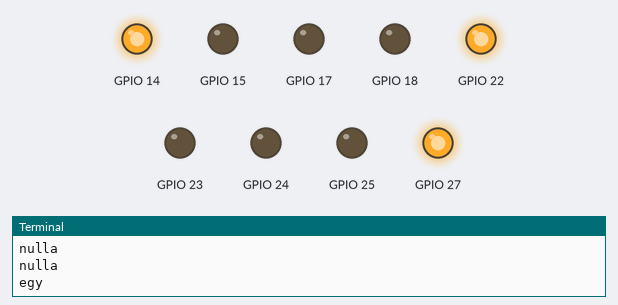
The program below on a simulated Raspberry Pi (BCM pin numbers). Parts: output pins drawn as LEDs (lit = HIGH), the last lines printed to the terminal. At 11.2 s the program stops and its outputs stay as they are.

Above: at 0.25 s.
At 1.55 s:
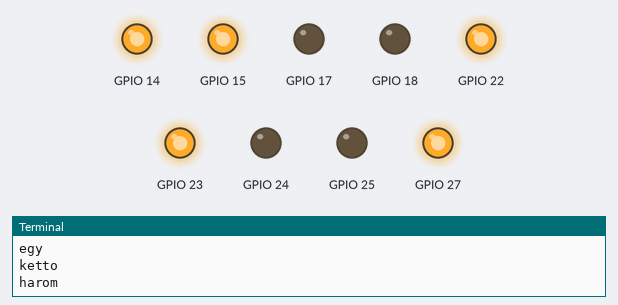
At 2.95 s:
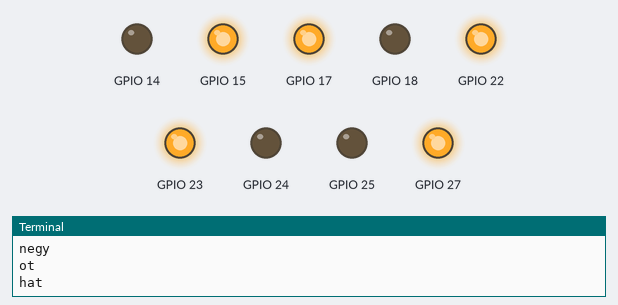
At 5.65 s:
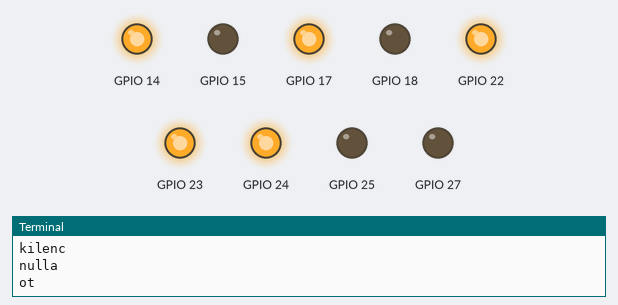
At 8.26 s:
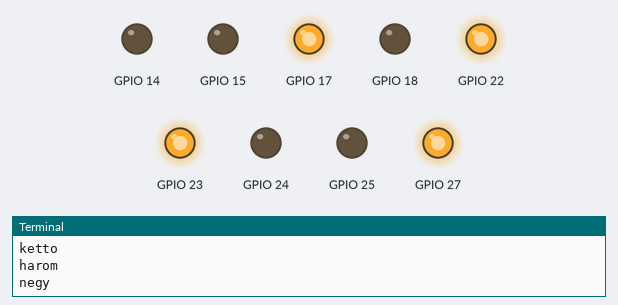
At 11.1 s:
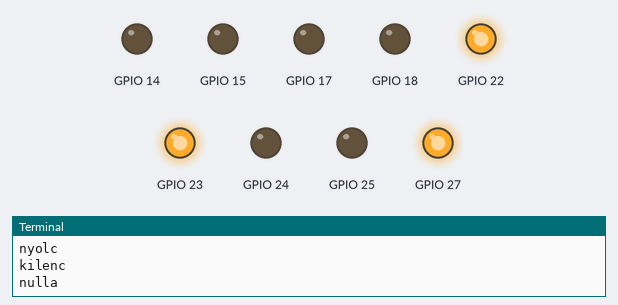
Timing chart, 0 to 12.6 s (numbered marks = the images above):
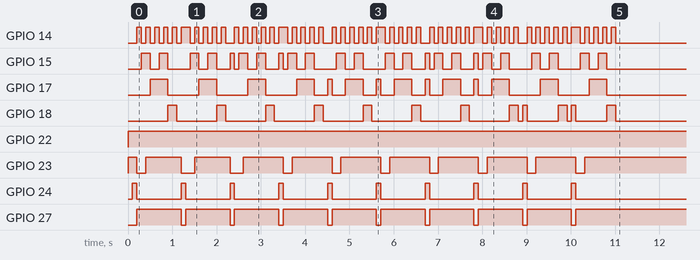

Measured:
- by itself, GPIO 17: LOW → HIGH at 0.50 s, → LOW 0.40 s later, → HIGH 0.70 s later, → LOW 0.40 s later, … (28 changes in this stretch)
- by itself, GPIO 18: repeats every 1.1 s: HIGH 0.20 s, LOW 0.10 s, HIGH 0.10 s, LOW 0.70 s
- by itself, GPIO 22: LOW → HIGH at 0.00 s
- by itself, GPIO 23: moves between LOW and HIGH, repeating every 3.3 s
- by itself, GPIO 24: alternates HIGH for 0.10 s and LOW for 1.0 s, 20 changes in all, then stays LOW
- by itself, GPIO 27: alternates HIGH for 1.0 s and LOW for 0.10 s, 19 changes in all, then stays HIGH
- by itself, GPIO 14: repeats every 2.2 s: 4 × (LOW 0.10 s, HIGH 0.10 s), LOW 0.10 s, HIGH 0.20 s, 4 × (LOW 0.10 s, HIGH 0.10 s), LOW 0.20 s, HIGH 0.10 s
- by itself, GPIO 15: repeats every 4.4 s: LOW 0.20 s, HIGH 0.20 s, LOW 0.50 s, HIGH 0.20 s, LOW 0.20 s, HIGH 0.20 s, LOW 0.30 s, HIGH 0.10 s, LOW 0.10 s, HIGH 0.20 s, LOW 0.20 s, HIGH 0.20 s, LOW 0.30 s, HIGH 0.10 s, LOW 0.10 s, HIGH 0.20 s, LOW 0.20 s, HIGH 0.20 s, LOW 0.50 s, HIGH 0.20 s

The program:

kettoszamjegy.py
```python
import RPi.GPIO as GPIO
import time

sleep=0.1
i=2
GPIO.setwarnings(False)
GPIO.setmode(GPIO.BCM)
GPIO.setup(14, GPIO.OUT) # A
GPIO.setup(15, GPIO.OUT) # B
GPIO.setup(17, GPIO.OUT) # C
GPIO.setup(18, GPIO.OUT) # D
GPIO.setup(22, GPIO.OUT) # DP
GPIO.setup(23, GPIO.OUT) # BL
GPIO.setup(27, GPIO.OUT) # LS
GPIO.setup(24, GPIO.OUT) # LS2
GPIO.setup(25, GPIO.OUT) # BL2

#kijelzo1
GPIO.output(27, 0) #datatilt
GPIO.output(23, 1)

#kijelzo2
GPIO.output(24, 0) #datatilt
GPIO.output(25, 0)

def nulla():
# 0
	print("nulla")
	GPIO.output(14, 0)
	GPIO.output(15, 0)
	GPIO.output(17, 0)
	GPIO.output(18, 0)
	GPIO.output(22, 1)
	time.sleep(sleep)
	return;

def egy():
# 1
	print("egy")
	GPIO.output(14, 1)
	GPIO.output(15, 0)
	GPIO.output(17, 0)
	GPIO.output(18, 0)
	GPIO.output(22, 1)
	GPIO.output(23, 0)
	time.sleep(sleep)
	return;

def ketto():
# 2
	print("ketto")
	GPIO.output(14, 0)
	GPIO.output(15, 1)
	GPIO.output(17, 0)
	GPIO.output(18, 0)
	GPIO.output(22, 1)
	GPIO.output(23, 0)
	time.sleep(sleep)
	return;

def harom():
# 3
	print("harom")
	GPIO.output(14, 1)
	GPIO.output(15, 1)
	GPIO.output(17, 0)
	GPIO.output(18, 0)
	GPIO.output(22, 1)
	GPIO.output(23, 1)
	time.sleep(sleep)
	return;

def negy():
# 4
	print("negy")
	GPIO.output(14, 0)
	GPIO.output(15, 0)
	GPIO.output(17, 1)
	GPIO.output(18, 0)
	GPIO.output(22, 1)
	time.sleep(sleep)
	return;

def ot():
# 5
	print("ot")
	GPIO.output(14, 1)
	GPIO.output(15, 0)
	GPIO.output(17, 1)
	GPIO.output(18, 0)
	GPIO.output(22, 1)
	time.sleep(sleep)
	return;

def hat():
# 6
	print("hat")
	GPIO.output(14, 0)
	GPIO.output(15, 1)
	GPIO.output(17, 1)
	GPIO.output(18, 0)
	GPIO.output(22, 1)
	time.sleep(sleep)
	return;

def het():
# 7
	print("het")
	GPIO.output(14, 1)
	GPIO.output(15, 1)
	GPIO.output(17, 1)
	GPIO.output(18, 0)
	GPIO.output(22, 1)
	time.sleep(sleep)
	return;

def nyolc():
# 8
	print("nyolc")
	GPIO.output(14, 0)
	GPIO.output(15, 0)
	GPIO.output(17, 0)
	GPIO.output(18, 1)
	GPIO.output(22, 1)
	time.sleep(sleep)
	return;

def kilenc():
# 9
	print("kilenc")
	GPIO.output(14, 1)
	GPIO.output(15, 0)
	GPIO.output(17, 0)
	GPIO.output(18, 1)
	GPIO.output(22, 1)
	time.sleep(sleep)
	return;

szam = [nulla,egy,ketto,harom,negy,ot,hat,het,nyolc,kilenc]
e = szam[0]
e()

for x in range(0, 10, 1):
	GPIO.output(27, 0)
	GPIO.output(24, 1)
	f = szam[x]
	f()
	GPIO.output(27, 1)
	GPIO.output(24, 0)
	for i in range(1, 10, 1):
		g = szam[i]
		g()
	g = szam[0]
	g()
e = szam[0]
e()
```
